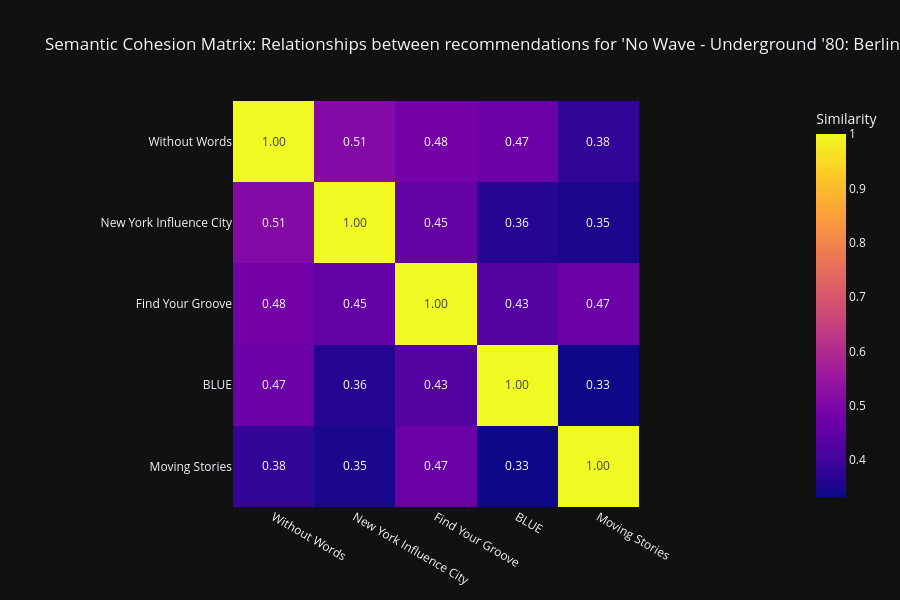

Write notebook code for a chart like this one.
### Markdown cell above
### 🕸️ Semantic Cohesion: Pairwise Similarity Heatmap
Analyzing the relationship between the **top 10 recommended movies**. This heatmap proves that the AI is finding a semantically cohesive cluster of films that relate to each other, not just the seed.

### Code cell
# 1. Get Recommendation Indices
rec_indices = balanced_recs.index.tolist()
rec_titles = balanced_recs['title'].tolist()

# 2. Extract Sub-Matrix from the Global Similarity Matrix
# We use the raw similarities we calculated earlier
sub_matrix = similarities[rec_indices][:, rec_indices]

# 3. Plot Heatmap
fig_sim = px.imshow(sub_matrix, text_auto=".2f",
                   x=rec_titles, y=rec_titles,
                   color_continuous_scale="Plasma",
                   title=f"Semantic Cohesion Matrix: Relationships between recommendations for '{movie_title}'",
                   labels=dict(color="Similarity"))
fig_sim.update_layout(template="plotly_dark", height=600)
fig_sim.show()

### Figure 1 — Plotly figure (JSON) as saved in the notebook; plotly's stock layout.template omitted (floating-point values rounded to 4 significant figures)
{"data": [{"coloraxis": "coloraxis", "hovertemplate": "x: %{x}<br>y: %{y}<br>Similarity: %{z}<extra></extra>", "name": "0", "texttemplate": "%{z:.2f}", "type": "heatmap", "x": ["Without Words", "New York Influence City", "Find Your Groove", "BLUE", "Moving Stories"], "xaxis": "x", "y": ["Without Words", "New York Influence City", "Find Your Groove", "BLUE", "Moving Stories"], "yaxis": "y", "z": [[1.0, 0.5109, 0.4848, 0.4678, 0.3808], [0.5109, 1.0, 0.4543, 0.3629, 0.3488], [0.4848, 0.4543, 1.0, 0.4295, 0.4663], [0.4678, 0.3629, 0.4295, 1.0, 0.3319], [0.3808, 0.3488, 0.4663, 0.3319, 1.0]]}], "layout": {"coloraxis": {"colorbar": {"title": {"text": "Similarity"}}, "colorscale": [[0, "#0d0887"], [0.1111, "#46039f"], [0.2222, "#7201a8"], [0.3333, "#9c179e"], [0.4444, "#bd3786"], [0.5556, "#d8576b"], [0.6667, "#ed7953"], [0.7778, "#fb9f3a"], [0.8889, "#fdca26"], [1, "#f0f921"]]}, "height": 600, "title": {"text": "Semantic Cohesion Matrix: Relationships between recommendations for 'No Wave - Underground '80: Berlin - New York'"}, "xaxis": {"anchor": "y", "constrain": "domain", "domain": [0, 1], "scaleanchor": "y"}, "yaxis": {"anchor": "x", "autorange": "reversed", "constrain": "domain", "domain": [0, 1]}}}
